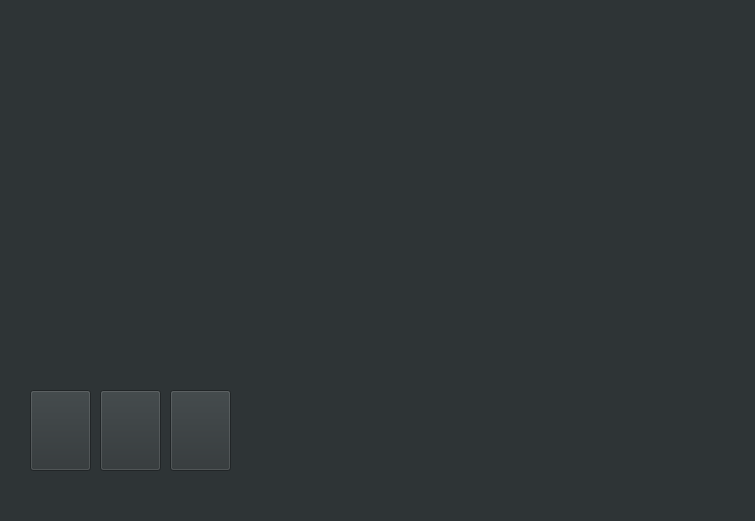
<?xml version="1.0" encoding="UTF-8"?>
<ui version="4.0">
 <class>MainWindow</class>
 <widget class="QMainWindow" name="MainWindow">
  <property name="geometry">
   <rect>
    <x>0</x>
    <y>0</y>
    <width>755</width>
    <height>521</height>
   </rect>
  </property>
  <property name="cursor">
   <cursorShape>PointingHandCursor</cursorShape>
  </property>
  <property name="mouseTracking">
   <bool>false</bool>
  </property>
  <property name="tabletTracking">
   <bool>true</bool>
  </property>
  <property name="contextMenuPolicy">
   <enum>Qt::DefaultContextMenu</enum>
  </property>
  <property name="windowTitle">
   <string>S P S GAME</string>
  </property>
  <property name="windowIcon">
   <iconset>
    <normaloff>icons/stone.png</normaloff>icons/stone.png</iconset>
  </property>
  <property name="statusTip">
   <string>Creat  salahdinAyoubi</string>
  </property>
  <property name="styleSheet">
   <string notr="true">background-color: rgb(46, 52, 54);</string>
  </property>
  <widget class="QWidget" name="centralwidget">
   <widget class="QStackedWidget" name="stackedWidget">
    <property name="geometry">
     <rect>
      <x>0</x>
      <y>0</y>
      <width>761</width>
      <height>491</height>
     </rect>
    </property>
    <property name="styleSheet">
     <string notr="true">background-color: rgb(46, 52, 54);</string>
    </property>
    <property name="currentIndex">
     <number>0</number>
    </property>
    <widget class="QWidget" name="page">
     <widget class="QLabel" name="label">
      <property name="geometry">
       <rect>
        <x>0</x>
        <y>0</y>
        <width>751</width>
        <height>481</height>
       </rect>
      </property>
      <property name="styleSheet">
       <string notr="true">alternate-background-color: rgb(85, 87, 83);</string>
      </property>
      <property name="text">
       <string/>
      </property>
      <property name="pixmap">
       <pixmap>icons/vs.jpg</pixmap>
      </property>
      <property name="scaledContents">
       <bool>true</bool>
      </property>
      <property name="wordWrap">
       <bool>false</bool>
      </property>
     </widget>
     <widget class="QToolButton" name="B_stone">
      <property name="geometry">
       <rect>
        <x>30</x>
        <y>390</y>
        <width>61</width>
        <height>81</height>
       </rect>
      </property>
      <property name="text">
       <string/>
      </property>
      <property name="icon">
       <iconset>
        <normaloff>icons/stone.png</normaloff>icons/stone.png</iconset>
      </property>
      <property name="iconSize">
       <size>
        <width>100</width>
        <height>80</height>
       </size>
      </property>
      <property name="checkable">
       <bool>false</bool>
      </property>
      <property name="toolButtonStyle">
       <enum>Qt::ToolButtonFollowStyle</enum>
      </property>
      <property name="autoRaise">
       <bool>false</bool>
      </property>
      <property name="arrowType">
       <enum>Qt::NoArrow</enum>
      </property>
     </widget>
     <widget class="QToolButton" name="B_paper">
      <property name="geometry">
       <rect>
        <x>100</x>
        <y>390</y>
        <width>61</width>
        <height>81</height>
       </rect>
      </property>
      <property name="text">
       <string/>
      </property>
      <property name="icon">
       <iconset>
        <normaloff>icons/paper.png</normaloff>icons/paper.png</iconset>
      </property>
      <property name="iconSize">
       <size>
        <width>100</width>
        <height>100</height>
       </size>
      </property>
     </widget>
     <widget class="QToolButton" name="B_sciss">
      <property name="geometry">
       <rect>
        <x>170</x>
        <y>390</y>
        <width>61</width>
        <height>81</height>
       </rect>
      </property>
      <property name="text">
       <string/>
      </property>
      <property name="icon">
       <iconset>
        <normaloff>icons/scissors.png</normaloff>icons/scissors.png</iconset>
      </property>
      <property name="iconSize">
       <size>
        <width>100</width>
        <height>100</height>
       </size>
      </property>
     </widget>
     <widget class="QLabel" name="label_3">
      <property name="geometry">
       <rect>
        <x>70</x>
        <y>50</y>
        <width>91</width>
        <height>111</height>
       </rect>
      </property>
      <property name="text">
       <string/>
      </property>
      <property name="pixmap">
       <pixmap>icons/you.jpg</pixmap>
      </property>
      <property name="scaledContents">
       <bool>true</bool>
      </property>
     </widget>
     <widget class="QLabel" name="label_4">
      <property name="geometry">
       <rect>
        <x>580</x>
        <y>40</y>
        <width>101</width>
        <height>121</height>
       </rect>
      </property>
      <property name="text">
       <string/>
      </property>
      <property name="pixmap">
       <pixmap>icons/bot.jpg</pixmap>
      </property>
      <property name="scaledContents">
       <bool>true</bool>
      </property>
     </widget>
     <widget class="QLabel" name="f_res_y">
      <property name="geometry">
       <rect>
        <x>70</x>
        <y>200</y>
        <width>91</width>
        <height>111</height>
       </rect>
      </property>
      <property name="text">
       <string/>
      </property>
      <property name="pixmap">
       <pixmap>icons/0.png</pixmap>
      </property>
      <property name="scaledContents">
       <bool>true</bool>
      </property>
     </widget>
     <widget class="QLabel" name="f_res_b">
      <property name="geometry">
       <rect>
        <x>580</x>
        <y>190</y>
        <width>101</width>
        <height>111</height>
       </rect>
      </property>
      <property name="text">
       <string/>
      </property>
      <property name="pixmap">
       <pixmap>icons/0.png</pixmap>
      </property>
      <property name="scaledContents">
       <bool>true</bool>
      </property>
     </widget>
    </widget>
    <widget class="QWidget" name="page_2">
     <widget class="QLabel" name="label_2">
      <property name="geometry">
       <rect>
        <x>20</x>
        <y>10</y>
        <width>731</width>
        <height>461</height>
       </rect>
      </property>
      <property name="styleSheet">
       <string notr="true">background-color: rgb(85, 87, 83);</string>
      </property>
      <property name="text">
       <string/>
      </property>
      <property name="pixmap">
       <pixmap>icons/vs1.jpg</pixmap>
      </property>
      <property name="scaledContents">
       <bool>true</bool>
      </property>
     </widget>
     <widget class="QLabel" name="result_y">
      <property name="geometry">
       <rect>
        <x>120</x>
        <y>100</y>
        <width>191</width>
        <height>271</height>
       </rect>
      </property>
      <property name="text">
       <string/>
      </property>
     </widget>
     <widget class="QLabel" name="result_b">
      <property name="geometry">
       <rect>
        <x>460</x>
        <y>100</y>
        <width>191</width>
        <height>271</height>
       </rect>
      </property>
      <property name="text">
       <string/>
      </property>
     </widget>
     <widget class="QLabel" name="r_you">
      <property name="geometry">
       <rect>
        <x>150</x>
        <y>140</y>
        <width>131</width>
        <height>171</height>
       </rect>
      </property>
      <property name="styleSheet">
       <string notr="true">background-color: rgb(186, 189, 182);</string>
      </property>
      <property name="text">
       <string/>
      </property>
      <property name="scaledContents">
       <bool>true</bool>
      </property>
     </widget>
     <widget class="QLabel" name="r_bot">
      <property name="geometry">
       <rect>
        <x>490</x>
        <y>140</y>
        <width>131</width>
        <height>171</height>
       </rect>
      </property>
      <property name="styleSheet">
       <string notr="true">background-color: rgb(186, 189, 182);</string>
      </property>
      <property name="text">
       <string/>
      </property>
     </widget>
     <widget class="QPushButton" name="next">
      <property name="geometry">
       <rect>
        <x>330</x>
        <y>410</y>
        <width>89</width>
        <height>41</height>
       </rect>
      </property>
      <property name="styleSheet">
       <string notr="true">background-color: rgb(239, 41, 41);</string>
      </property>
      <property name="text">
       <string>Next</string>
      </property>
     </widget>
    </widget>
   </widget>
  </widget>
  <widget class="QMenuBar" name="menubar">
   <property name="geometry">
    <rect>
     <x>0</x>
     <y>0</y>
     <width>755</width>
     <height>22</height>
    </rect>
   </property>
  </widget>
  <widget class="QStatusBar" name="statusbar"/>
 </widget>
 <resources/>
 <connections/>
</ui>
